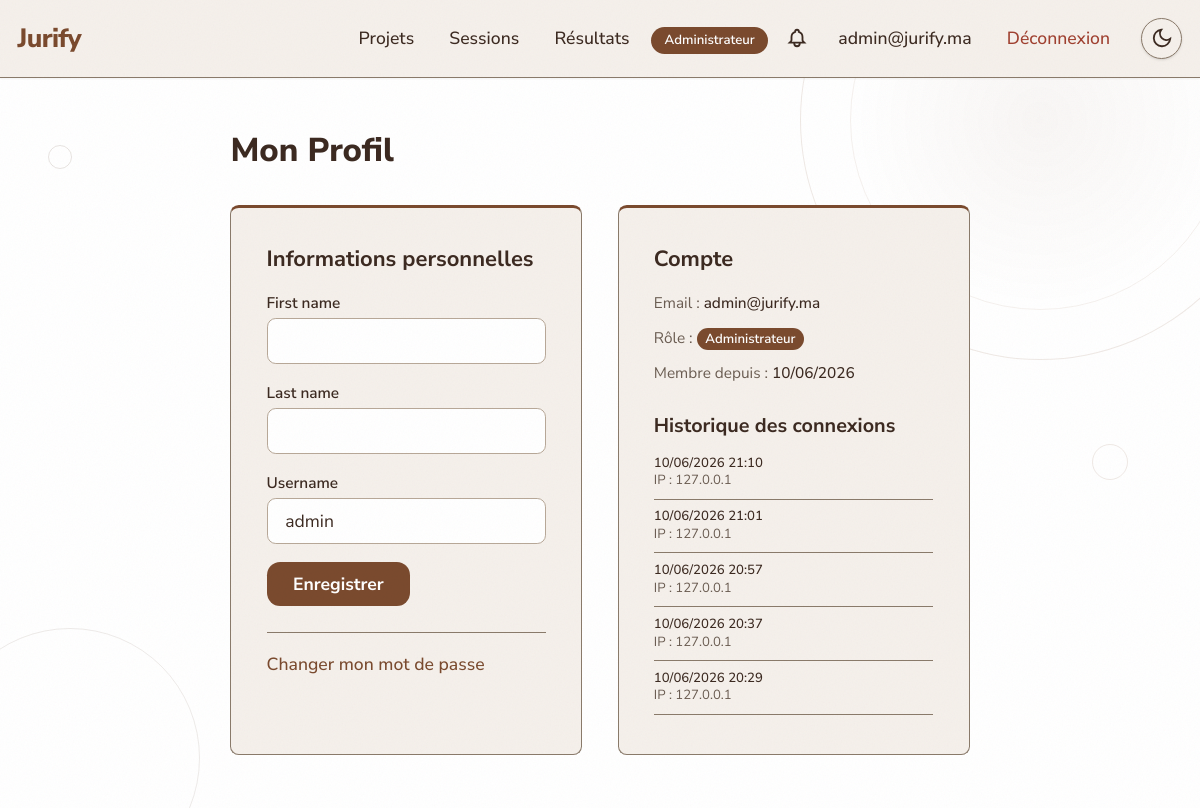
Screenshot of /profile/ (signed in) with the database file from the repository.
### website/models.py (models this page shows, shortened)
class CustomUser(AbstractUser):
    class Role(models.TextChoices):
        ADMIN = 'ADMIN', 'Administrateur'
        JURY = 'JURY', 'Membre du Jury'
        PRESIDENT_JURY = 'PRESIDENT_JURY', 'Président du Jury'
        STUDENT = 'STUDENT', 'Étudiant'
        GUEST = 'GUEST', 'Invité'
    role = models.CharField(max_length=20, choices=Role.choices, default=Role.STUDENT)
    email = models.EmailField(unique=True)
    failed_login_attempts = models.IntegerField(default=0)
    locked_until = models.DateTimeField(null=True, blank=True)
    USERNAME_FIELD = 'email'
    REQUIRED_FIELDS = ['username']
    class Meta:
        verbose_name = 'Utilisateur'
        verbose_name_plural = 'Utilisateurs'

class LoginHistory(models.Model):
    user = models.ForeignKey(CustomUser, on_delete=models.CASCADE, related_name='login_history')
    ip_address = models.GenericIPAddressField()
    user_agent = models.TextField(blank=True)
    logged_in_at = models.DateTimeField(auto_now_add=True)
    class Meta:
        verbose_name = 'Historique de connexion'
        verbose_name_plural = 'Historiques de connexions'
        ordering = ['-logged_in_at']

### website/views.py (the view)
# urls.py: path('profile/', views.profile_view, name='profile'),
@role_required('ADMIN', 'JURY', 'PRESIDENT_JURY', 'STUDENT')
def profile_view(request):
    if request.method == 'POST':
        form = UserProfileForm(request.POST, instance=request.user)
        if form.is_valid():
            form.save()
            messages.success(request, 'Profil mis à jour avec succès.')
            return redirect('profile')
    else:
        form = UserProfileForm(instance=request.user)
    return render(request, 'profile.html', {
        'form': form,
        'title': 'Mon Profil',
        'login_history': request.user.login_history.all()[:10],
    })

### website/forms.py
class UserProfileForm(forms.ModelForm):
    class Meta:
        model = CustomUser
        fields = ('first_name', 'last_name', 'username')
        widgets = {
            'first_name': forms.TextInput(attrs={'class': 'w-full px-4 py-2 border rounded-lg'}),
            'last_name': forms.TextInput(attrs={'class': 'w-full px-4 py-2 border rounded-lg'}),
            'username': forms.TextInput(attrs={'class': 'w-full px-4 py-2 border rounded-lg'}),
        }

### website/context_processors.py (called while the page is built)
def notifications_processor(request):
    if request.user.is_authenticated:
        return {
            'unread_notifications_count': Notification.objects.filter(
                user=request.user, lu=False
            ).count(),
        }
    return {}

### website/templates/profile.html (shortened to what this page needs)
{% extends 'base.html' %}
{% load static %}
{% block content %}
<div class="max-w-3xl mx-auto p-6 md:p-12">
    <h1 class="text-3xl font-extrabold mb-8">Mon Profil</h1>
    <div class="grid gap-8 md:grid-cols-2">
        <div class="rounded-box card-accent">
            <h2 class="text-xl font-bold mb-4">Informations personnelles</h2>
            <form method="POST">
                {% for field in form %}
                    <div class="mb-4">
                        <label for="{{ field.id_for_label }}" class="block text-sm font-semibold mb-1">{{ field.label }}</label>
                        {{ field }}
                    </div>
                {% endfor %}
                <button type="submit" class="bg-[var(--color-primary)] text-[var(--color-on-primary)] px-6 py-2 rounded-xl font-bold hover:opacity-90 transition-opacity btn-pop">
                    Enregistrer
                </button>
            </form>
            <div class="mt-6 pt-4 border-t border-[var(--color-border)]">
                <a href="{% url 'password_change' %}" class="text-[var(--color-accent)] hover:underline font-medium">
                    Changer mon mot de passe
                </a>
            </div>
        </div>
        <div class="rounded-box card-accent">
            <h2 class="text-xl font-bold mb-4">Compte</h2>
            <div class="space-y-3 text-sm">
                <div>
                    <span class="text-[var(--color-muted)]">Email :</span>
                    <span class="font-medium">{{ user.email }}</span>
                </div>
                <div>
                    <span class="text-[var(--color-muted)]">Rôle :</span>
                    <span class="px-2 py-0.5 text-xs font-semibold rounded-full bg-[var(--color-primary)] text-[var(--color-on-primary)]">
                        {{ user.get_role_display }}
                    </span>
                </div>
                <div>
                    <span class="text-[var(--color-muted)]">Membre depuis :</span>
                    <span class="font-medium">{{ user.date_joined|date:"d/m/Y" }}</span>
                </div>
            </div>
            {% if login_history %}
                <h3 class="text-lg font-bold mt-6 mb-3">Historique des connexions</h3>
                <div class="space-y-2 max-h-60 overflow-y-auto">
                    {% for entry in login_history %}
                        <div class="text-xs pb-2 border-b border-[var(--color-border)] last:border-0">
                            <div class="font-medium">{{ entry.logged_in_at|date:"d/m/Y H:i" }}</div>
                            <div class="text-[var(--color-muted)]">IP : {{ entry.ip_address }}</div>
                        </div>
                    {% endfor %}
                </div>
            {% endif %}
        </div>
    </div>
</div>
{% endblock %}

### website/templates/base.html (shortened to what this page needs)
{% load static %}
<!DOCTYPE html>
<html lang="fr">
<head>
    <script src="https://cdn.tailwindcss.com"></script>
    <link href="https://cdn.jsdelivr.net/npm/select2@4.1.0-rc.0/dist/css/select2.min.css" rel="stylesheet">
    <link rel="stylesheet" href="{% static 'css/theme.css' %}">
</head>
<body class="bg-[var(--color-background)] text-[var(--color-foreground)] transition-colors duration-300" data-theme="light">
    <div class="bg-geo bg-geo--anchor" aria-hidden="true"></div>
    <div class="bg-geo bg-geo--ring" aria-hidden="true"></div>
    <div class="bg-geo bg-geo--counter" aria-hidden="true"></div>
    <div class="bg-geo bg-geo--pin-1" aria-hidden="true"></div>
    <div class="bg-geo bg-geo--pin-2" aria-hidden="true"></div>
    {% include 'navbar.html' %}
    {% block content %}{% endblock %}
</body>
</html>

### website/templates/navbar.html (shortened to what this page needs)
{% load static %}
<nav class="bg-[var(--color-secondary)] p-4 border-b border-[var(--color-border)] flex items-center justify-between shadow-sm">
    <a href="{% url 'home' %}" class="text-2xl font-extrabold tracking-tight text-[var(--color-primary)]">
        Jurify
    </a>
    <ul class="flex items-center space-x-2">
        {% if user.is_authenticated %}
            {% if user.role == 'STUDENT' or user.role == 'ADMIN' %}
                <li>
                    <a href="{% url 'project_list' %}" class="px-3 py-2 hover:bg-[var(--color-border)] rounded-lg transition-colors font-medium">
                        Projets
                    </a>
                </li>
            {% endif %}
            {% if user.role == 'ADMIN' %}
                <li>
                    <a href="{% url 'session_list' %}" class="px-3 py-2 hover:bg-[var(--color-border)] rounded-lg transition-colors font-medium">
                        Sessions
                    </a>
                </li>
            {% endif %}
            <li>
                <a href="{% url 'results_public' %}" class="px-3 py-2 hover:bg-[var(--color-border)] rounded-lg transition-colors font-medium">
                    Résultats
                </a>
            </li>
            <li>
                <span class="px-3 py-1 text-xs font-semibold rounded-full bg-[var(--color-primary)] text-[var(--color-on-primary)]">
                    {{ user.get_role_display }}
                </span>
            </li>
            <li class="relative">
                <a href="{% url 'notifications' %}" class="p-2 hover:bg-[var(--color-border)] rounded-lg transition-colors inline-flex items-center">
                </a>
            </li>
            <li>
                <a href="{% url 'profile' %}" class="px-3 py-2 hover:bg-[var(--color-border)] rounded-lg transition-colors font-medium">
                    {{ user.get_full_name|default:user.email }}
                </a>
            </li>
            <li>
                <a href="{% url 'logout' %}" class="px-3 py-2 text-[var(--color-destructive)] hover:bg-red-50 rounded-lg transition-colors font-medium">
                    Déconnexion
                </a>
            </li>
        {% endif %}
        <li>
            <button onclick="toggleTheme()" id="theme-toggle" class="p-2 bg-[var(--color-secondary)] rounded-full shadow border border-[var(--color-border)] text-[var(--color-foreground)] ml-2">
                <span id="theme-icon-moon">
                    <svg xmlns="http://www.w3.org/2000/svg" class="w-5 h-5" fill="none" viewBox="0 0 24 24" stroke="currentColor" stroke-width="2">
                        <path d="M21 12.79A9 9 0 1 1 11.21 3 7 7 0 0 0 21 12.79z"></path>
                    </svg>
                </span>
            </button>
        </li>
    </ul>
</nav>

### static/css/theme.css (style rules this page uses)
:root { --font-family: 'Nunito Sans', sans-serif; --color-background: #FFFFFF; --color-foreground: #3C2A21; --color-primary: #7A4A2E; --color-on-primary: #FFFFFF; --color-secondary: #F5F0EB; --color-accent: #7A4A2E; --color-muted: #6B5D52; --color-border: #8A7A6A; --color-destructive: #A04030; --color-ring: #7A4A2E; --color-input-bg: #FFFFFF; --color-input-text: #3C2A21; --color-input-border: #B8A898; --color-input-placeholder: #9A8A7A; --color-select-bg: #FFFFFF; }
html { font-size: 110%; }
body { background-color: var(--color-background); color: var(--color-foreground); font-family: var(--font-family); margin: 0; padding: 0; line-height: 1.6; transition: background-color 0.3s, color 0.3s; }
.rounded-box { background-color: var(--color-secondary); border: 1px solid var(--color-border); border-radius: 0.5rem; padding: 2rem; }
input, select, textarea { background-color: var(--color-input-bg); color: var(--color-input-text); border: 1px solid var(--color-input-border); border-radius: 0.375rem; padding: 0.75rem; width: 100%; font-family: inherit; font-size: 0.875rem; line-height: 1.5; transition: border-color 0.2s, box-shadow 0.2s, background-color 0.3s, color 0.3s; }
input::placeholder, textarea::placeholder { color: var(--color-input-placeholder); opacity: 1; }
.card-accent { border-top: 3px solid var(--color-primary); border-radius: 0.5rem; }
.btn-pop { font-weight: 600; transition: transform 0.15s ease, box-shadow 0.15s ease; }
.bg-geo { position: fixed; pointer-events: none; z-index: -1; border-radius: 50%; }
.bg-geo--anchor { top: -120px; right: -80px; width: 480px; height: 480px; background: radial-gradient(ellipse at center, color-mix(in srgb, var(--color-primary) 5%, transparent) 0%, transparent 55%); border: 1px solid color-mix(in srgb, var(--color-primary) 12%, transparent); }
.bg-geo--ring { top: -70px; right: -30px; width: 380px; height: 380px; border: 1px solid color-mix(in srgb, var(--color-primary) 8%, transparent); background: none; }
.bg-geo--counter { bottom: -80px; left: -60px; width: 260px; height: 260px; border: 1px solid color-mix(in srgb, var(--color-border) 15%, transparent); background: none; }
.bg-geo--pin-1 { top: 18%; left: 4%; width: 24px; height: 24px; border: 1px solid color-mix(in srgb, var(--color-border) 20%, transparent); background: none; }
.bg-geo--pin-2 { top: 55%; right: 6%; width: 36px; height: 36px; border: 1px solid color-mix(in srgb, var(--color-primary) 12%, transparent); background: none; }
body::after { content: ''; position: fixed; inset: 0; z-index: 9998; pointer-events: none; background-repeat: repeat; background-size: 256px 256px; opacity: 0.04; mix-blend-mode: multiply; }

### rows the page displays
CustomUser: role "Administrateur", get_full_name "admin@jurify.ma", form "admin", email "admin@jurify.ma", date_joined "10/06/2026"
LoginHistory: logged_in_at "10/06/2026 21:10", ip_address "127.0.0.1"
LoginHistory: logged_in_at "10/06/2026 21:01", ip_address "127.0.0.1"
LoginHistory: logged_in_at "10/06/2026 20:57", ip_address "127.0.0.1"
LoginHistory: logged_in_at "10/06/2026 20:37", ip_address "127.0.0.1"
LoginHistory: logged_in_at "10/06/2026 20:29", ip_address "127.0.0.1"

### other values shown
{{ field.label }} "First name" "Last name" "Username"
